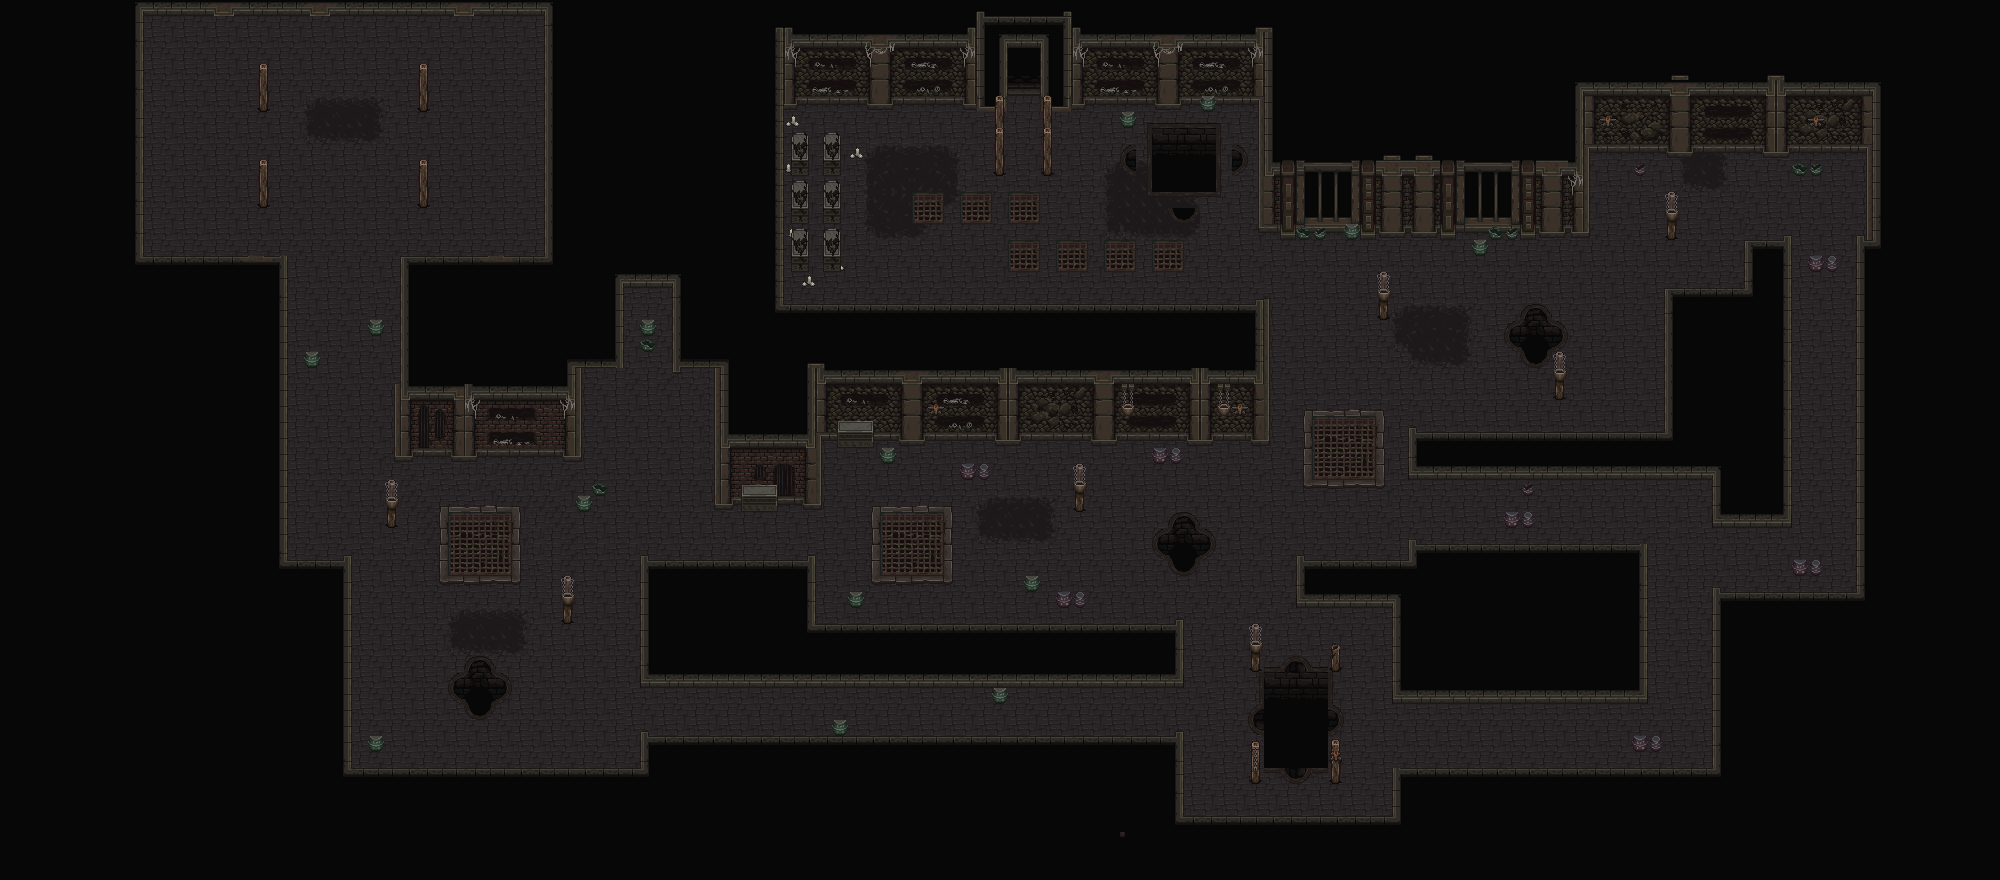

This game map was drawn from its Tiled (.tmx) file and the tilesets committed beside it. A one-line description and the trimmed map source follow:
An orthogonal 125x55 tile map with 16x16 px tiles, 6 tile layers (preto, chão, paredes, velas, ...), 2 tilesets and 113 objects (24x spawn_orc_armadura, 12x spawn_esqueleto_arqueiro, spawn_soldado, spawn_boss2).

<map version="1.10" tiledversion="1.11.2" orientation="orthogonal" renderorder="right-down" width="125" height="55" tilewidth="16" tileheight="16" infinite="0" nextlayerid="25" nextobjectid="494">
 <tileset firstgid="1" source="mainlevbuild.tsx" />
 <tileset firstgid="2561" source="Objetos.tsx" />
 <layer id="20" name="preto" width="125" height="55">
  <data>[6875 cells, 6875 non-empty, 1 distinct tile ids]</data>
 </layer>
 <layer id="19" name="chão" width="125" height="55">
  <data>[6875 cells, 2970 non-empty, 27 distinct tile ids]</data>
 </layer>
 <layer id="18" name="paredes" width="125" height="55">
  <data>[6875 cells, 1162 non-empty, 330 distinct tile ids]</data>
 </layer>
 <layer id="22" name="velas" width="125" height="55">
  <data>[6875 cells, 3 non-empty, 2 distinct tile ids]</data>
 </layer>
 <layer id="17" name="portas" width="125" height="55">
  <data>[6875 cells, 160 non-empty, 34 distinct tile ids]</data>
 </layer>
 <layer id="21" name="decoracao" width="125" height="55">
  <data>[6875 cells, 432 non-empty, 152 distinct tile ids]</data>
 </layer>
 <objectgroup id="23" name="colisão">
  <object id="314" x="135.539" y="2.80426" width="7.47803" height="257.992">
   <properties>
    <property name="Type" value="Colission" />
   </properties>
  </object>
  <object id="315" x="135.539" y="256.123" width="151.43" height="7.01066">
   <properties>
    <property name="Type" value="Colission" />
   </properties>
  </object>
  <object id="316" x="280.126" y="257.921" width="8.54044" height="305.748">
   <properties>
    <property name="Type" value="Colission" />
   </properties>
  </object>
  <object id="317" x="280.98" y="556.837" width="70.8856" height="11.9566">
   <properties>
    <property name="Type" value="Colission" />
   </properties>
  </object>
  <object id="318" x="343.326" y="557.691" width="7.6864" height="215.219">
   <properties>
    <property name="Type" value="Colission" />
   </properties>
  </object>
  <object id="319" x="343.326" y="766.077" width="304.04" height="8.54044">
   <properties>
    <property name="Type" value="Colission" />
   </properties>
  </object>
  <object id="320" x="642.241" y="734.478" width="5.12426" height="33.3077">
   <properties>
    <property name="Type" value="Colission" />
   </properties>
  </object>
  <object id="321" x="642.241" y="735.332" width="539.756" height="7.6864">
   <properties>
    <property name="Type" value="Colission" />
   </properties>
  </object>
  <object id="322" x="1176.87" y="737.04" width="5.12426" height="87.1125">
   <properties>
    <property name="Type" value="Colission" />
   </properties>
  </object>
  <object id="323" x="1176.87" y="815.612" width="224.614" height="8.54044">
   <properties>
    <property name="Type" value="Colission" />
   </properties>
  </object>
  <object id="324" x="1392.95" y="769.494" width="9.39448" height="46.1184">
   <properties>
    <property name="Type" value="Colission" />
   </properties>
  </object>
  <object id="325" x="1395.53" y="768.937" width="325.369" height="8.8968">
   <properties>
    <property name="Type" value="Colission" />
   </properties>
  </object>
  <object id="326" x="1709.46" y="589.731" width="10.1678" height="181.749">
   <properties>
    <property name="Type" value="Colission" />
   </properties>
  </object>
  <object id="327" x="1711.72" y="591.388" width="153.323" height="7.45643">
   <properties>
    <property name="Type" value="Colission" />
   </properties>
  </object>
  <object id="328" x="1857.82" y="237.8" width="8.25696" height="360.003">
   <properties>
    <property name="Type" value="Colission" />
   </properties>
  </object>
  <object id="329" x="1857.63" y="236.46" width="22.7046" height="9.13722">
   <properties>
    <property name="Type" value="Colission" />
   </properties>
  </object>
  <object id="330" x="1864.43" y="83.803" width="15.9448" height="161.302">
   <properties>
    <property name="Type" value="Colission" />
   </properties>
  </object>
  <object id="331" x="1789.16" y="144.245" width="77.8701" height="8.15782">
   <properties>
    <property name="Type" value="Colission" />
   </properties>
  </object>
  <object id="332" x="1693.12" y="144.245" width="70.4539" height="7.78701">
   <properties>
    <property name="Type" value="Colission" />
   </properties>
  </object>
  <object id="333" x="1594.11" y="144.616" width="73.4204" height="8.15782">
   <properties>
    <property name="Type" value="Colission" />
   </properties>
  </object>
  <object id="334" x="1667.53" y="150.92" width="25.2151" height="7.78701">
   <properties>
    <property name="Type" value="Colission" />
   </properties>
  </object>
  <object id="335" x="1762.83" y="151.661" width="27.0691" height="7.04539">
   <properties>
    <property name="Type" value="Colission" />
   </properties>
  </object>
  <object id="336" x="1584.84" y="144.616" width="5.93296" height="90.4776">
   <properties>
    <property name="Type" value="Colission" />
   </properties>
  </object>
  <object id="337" x="1521.43" y="229.531" width="68.9706" height="5.56215">
   <properties>
    <property name="Type" value="Colission" />
   </properties>
  </object>
  <object id="338" x="1455.8" y="225.452" width="67.1166" height="7.04539">
   <properties>
    <property name="Type" value="Colission" />
   </properties>
  </object>
  <object id="339" x="1359.76" y="225.823" width="97.1522" height="10.3827">
   <properties>
    <property name="Type" value="Colission" />
   </properties>
  </object>
  <object id="340" x="1259.64" y="226.194" width="111.985" height="10.7535">
   <properties>
    <property name="Type" value="Colission" />
   </properties>
  </object>
  <object id="341" x="1258.39" y="97.3813" width="11.605" height="137.747">
   <properties>
    <property name="Type" value="Colission" />
   </properties>
  </object>
  <object id="342" x="1070.19" y="96.8767" width="198.295" height="10.0913">
   <properties>
    <property name="Type" value="Colission" />
   </properties>
  </object>
  <object id="343" x="1050.51" y="104.95" width="21.6964" height="7.06393">
   <properties>
    <property name="Type" value="Colission" />
   </properties>
  </object>
  <object id="344" x="976.84" y="106.463" width="31.2831" height="6.0548">
   <properties>
    <property name="Type" value="Colission" />
   </properties>
  </object>
  <object id="345" x="1002.07" y="36.3288" width="5.04566" height="71.6484">
   <properties>
    <property name="Type" value="Colission" />
   </properties>
  </object>
  <object id="349" x="1002.83" y="36.4075" width="45.0588" height="7.20942">
   <properties>
    <property name="Type" value="Colission" />
   </properties>
  </object>
  <object id="350" x="1041.76" y="37.1285" width="11.8955" height="74.4372">
   <properties>
    <property name="Type" value="Colission" />
   </properties>
  </object>
  <object id="351" x="783.975" y="94.4834" width="199.804" height="11.5141">
   <properties>
    <property name="Type" value="Colission" />
   </properties>
  </object>
  <object id="352" x="775.895" y="92.6688" width="9.87004" height="218.238">
   <properties>
    <property name="Type" value="Colission" />
   </properties>
  </object>
  <object id="353" x="774.632" y="302.221" width="493.017" height="6.10547">
   <properties>
    <property name="Type" value="Colission" />
   </properties>
  </object>
  <object id="354" x="1257.73" y="301.458" width="10.6846" height="141.189">
   <properties>
    <property name="Type" value="Colission" />
   </properties>
  </object>
  <object id="355" x="818.236" y="432.013" width="447.939" height="6.96795">
   <properties>
    <property name="Type" value="Colission" />
   </properties>
  </object>
  </objectgroup>
 <objectgroup id="24" name="spawn">
  <!-- 38 objects omitted --></objectgroup>
</map>
<!-- 74 of 113 objects omitted -->
